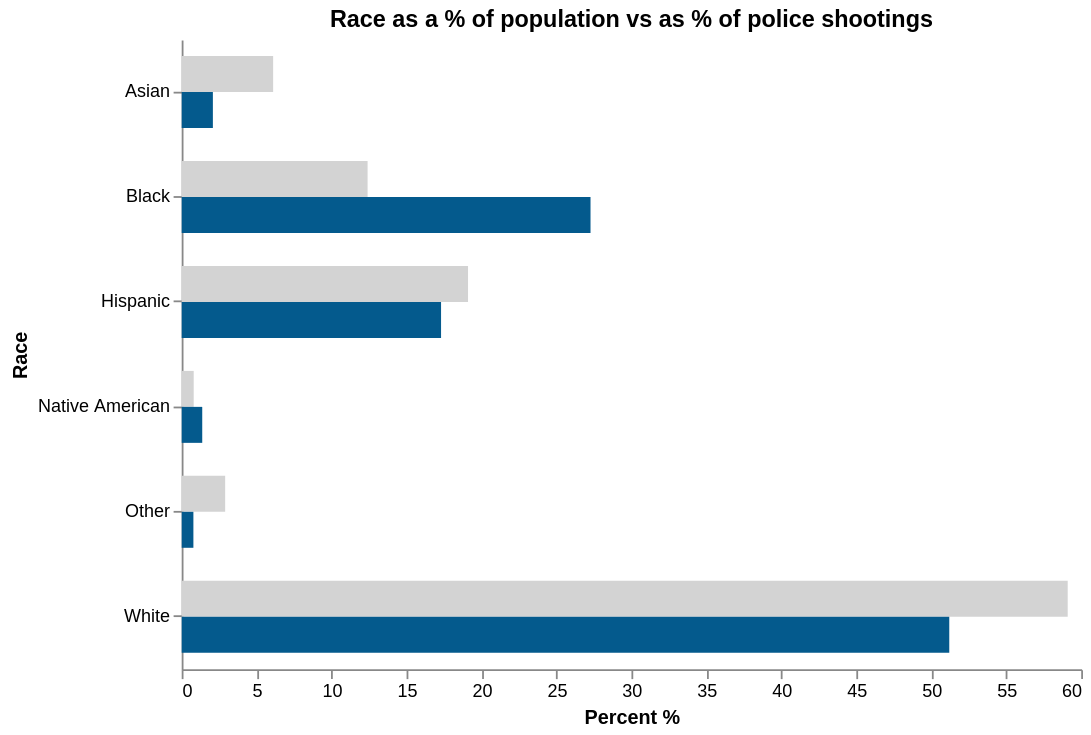

Vega-Lite specification for this chart:
### Vega-Lite specification from a JSON file in a GitHub repository (floating-point values rounded to 4 significant figures)
{"$schema": "https://vega.github.io/schema/vega-lite/v5.json", "config": {"view": {"stroke": null}}, "data": {"values": [{"year": 2015, "race": "White", "pop": 59.1, "victim": 51.2}, {"year": 2015, "race": "Hispanic", "pop": 19.1, "victim": 17.3}, {"year": 2015, "race": "Black", "pop": 12.4, "victim": 27.27}, {"year": 2015, "race": "Native American", "pop": 0.8, "victim": 1.37}, {"year": 2015, "race": "Other", "pop": 2.9, "victim": 0.78}, {"year": 2015, "race": "Asian", "pop": 6.1, "victim": 2.08}, {"year": 2016, "race": "White", "pop": 59, "victim": 51.8}, {"year": 2016, "race": "Hispanic", "pop": 19.2, "victim": 17.4}, {"year": 2016, "race": "Black", "pop": 12.4, "victim": 28}, {"year": 2016, "race": "Native American", "pop": 0.8, "victim": 1.4}, {"year": 2016, "race": "Other", "pop": 2.9, "victim": 0.36}, {"year": 2016, "race": "Asian", "pop": 6.3, "victim": 1.7}, {"year": 2017, "race": "White", "pop": 58.9, "victim": 50.3}, {"year": 2017, "race": "Hispanic", "pop": 19.3, "victim": 17}, {"year": 2017, "race": "Black", "pop": 12.7, "victim": 23}, {"year": 2017, "race": "Native American", "pop": 0.8, "victim": 1.5}, {"year": 2017, "race": "Other", "pop": 2.9, "victim": 0.6}, {"year": 2017, "race": "Asian", "pop": 6.2, "victim": 1.7}, {"year": 2018, "race": "White", "pop": 58.1, "victim": 54}, {"year": 2018, "race": "Hispanic", "pop": 19.4, "victim": 17.9}, {"year": 2018, "race": "Black", "pop": 12.1, "victim": 25.4}, {"year": 2018, "race": "Native American", "pop": 0.8, "victim": 1.1}, {"year": 2018, "race": "Other", "pop": 2.9, "victim": 0.9}, {"year": 2018, "race": "Asian", "pop": 6.5, "victim": 3.8}, {"year": 2019, "race": "White", "pop": 58.6, "victim": 48}, {"year": 2019, "race": "Hispanic", "pop": 19.5, "victim": 19}, {"year": 2019, "race": "Black", "pop": 12.9, "victim": 26.9}, {"year": 2019, "race": "Native American", "pop": 0.8, "victim": 1.2}, {"year": 2019, "race": "Other", "pop": 2.9, "victim": 0.2}, {"year": 2019, "race": "Asian", "pop": 6.4, "victim": 2.1}, {"year": 2020, "race": "White", "pop": 58.5, "victim": 52.3}, {"year": 2020, "race": "Hispanic", "pop": 19.6, "victim": 11}, {"year": 2020, "race": "Black", "pop": 13, "victim": 30.81}, {"year": 2020, "race": "Native American", "pop": 0.8, "victim": 1.4}, {"year": 2020, "race": "Other", "pop": 2.9, "victim": 0.73}, {"year": 2020, "race": "Asian", "pop": 6.6, "victim": 2.6}, {"year": 2021, "race": "White", "pop": 58.4, "victim": 51.2}, {"year": 2021, "race": "Hispanic", "pop": 19.7, "victim": 13.9}, {"year": 2021, "race": "Black", "pop": 12.5, "victim": 29.6}, {"year": 2021, "race": "Native American", "pop": 0.8, "victim": 1.37}, {"year": 2021, "race": "Other", "pop": 2.9, "victim": 0.85}, {"year": 2021, "race": "Asian", "pop": 6.5, "victim": 2.08}, {"year": 2022, "race": "White", "pop": 58.2, "victim": 51.5}, {"year": 2022, "race": "Hispanic", "pop": 19.8, "victim": 17.3}, {"year": 2022, "race": "Black", "pop": 12.5, "victim": 27.27}, {"year": 2022, "race": "Native American", "pop": 0.8, "victim": 1.32}, {"year": 2022, "race": "Other", "pop": 2.9, "victim": 0.69}, {"year": 2022, "race": "Asian", "pop": 6.7, "victim": 2.08}]}, "params": [{"name": "Year_selection", "value": 2015, "bind": {"input": "range", "min": 2015, "max": 2022, "step": 1, "name": "Year: "}}], "transform": [{"filter": "datum.year == Year_selection"}], "title": "Race as a % of population vs as % of police shootings", "width": 500, "height": 350, "encoding": {"y": {"field": "race", "type": "nominal", "axis": {"grid": false, "labelAngle": 0}, "title": "Race"}}, "layer": [{"mark": {"type": "bar", "yOffset": -10, "size": 20, "color": "lightgrey"}, "encoding": {"x": {"field": "pop", "type": "quantitative", "title": "", "axis": {"grid": false}}, "tooltip": [{"field": "pop", "title": "% in Population"}]}}, {"mark": {"type": "bar", "yOffset": 10, "size": 20, "color": "#045a8d"}, "encoding": {"x": {"field": "victim", "type": "quantitative", "title": "Percent %"}, "tooltip": [{"field": "victim", "format": ".2f", "title": "% of Victims"}]}}]}
